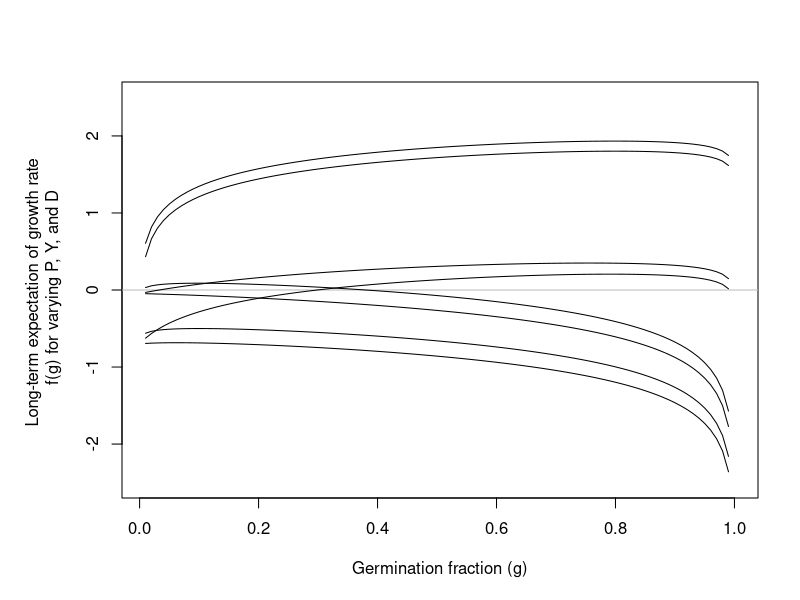

Reproduce this figure in R. (Note: this script raises an error after producing the figure.)
#################################################################################
################################################################################
################################################################################
# Code for reproducing figures from 
# Optimizing Reproduction in a Randomly Varying Environment
# Dan Cohen
# Journal of Theoretical Biology 
# 1966
# Vol 12, p. 119-129
#
# Scripts by Gregor Siegmund
# fausto.siegmund@gmail.com
# last updated 02-24-2020
#################################################################################
#################################################################################
#################################################################################

################################################################################
################################################################################
# Figure 1
################################################################################
################################################################################

par(mfrow=c(1,1))

# Equation 5 
# long term population growth rate
# when Yt = c(0, Y)
# note use of log10
e<-function(G=g,D=d,Y=y,P=py){
  E=(1-P)*log10((1-G)*(1-D)+G*Y[1])+(P)*log10((1-G)*(1-D)+G*Y[2])
  return(E)
}

# script to compute long-term population growth rate
# for combinations of P_y, Y, D, and G
# varying G
v<-function(G=g,D=d,Y=y,P=py){
  l<-list()
  for(i in 1:length(g)){
    l[[i]]<-e(G=g[i],D=D,Y=Y,P=P)
  }
  return(l)
}

# data frame of parameter combinations to create Figure 1
df<-data.frame(py=c(.8,.8,.1,.1,.8,.8,.1,.1),
               y=c(500,500,500,500,5,5,5,5),
               d=c(.1,.8,.1,.8,.1,.8,.1,.8))

# create sequence of germination fractions
g=seq(0.01,1,by=.01)

setwd("~/Dropbox/clarkiaSeedBanks/products/figures")
pdf(file="cohenFigure1.pdf", width=8, height=8)
par(mar=c(5, 6, 4, 2) + 0.1)
plot(g,unlist(v(G=g,D=df$d[1],Y=c(0,df$y[1]),P=df$py[1])),
     type='n',ylim=c(-2.5,2.5),
     xlab="Germination fraction (g)",
     ylab="Long-term expectation of growth rate \n f(g) for varying P, Y, and D")
abline(h=0,col='gray')
for(i in 1:(dim(df)[1])){
  lines(g,unlist(v(G=g,D=df$d[i],Y=c(0,df$y[i]),P=df$py[i])),type='l',pch=16)
}
par(op)
dev.off()

################################################################################
################################################################################
# Figure 2
# one of the parameter combinations appears mislabeled in Cohen
################################################################################
################################################################################

# Equation 5 
# long term population growth rate
# when Yt = c(0, Y)
# note use of log10
e<-function(G=g,D=d,Y=y,P=py){
  E=(1-P)*log10((1-G)*(1-D)+G*Y[1])+(P)*log10((1-G)*(1-D)+G*Y[2])
  return(E)
}

# script to compute long-term population growth rate
# for combinations of P_y, Y, D, and G
# varying D
v<-function(G=g,D=d,Y=y,P=py){
  l<-list()
  for(i in 1:length(d)){
    l[[i]]<-e(G=G,D=d[i],Y=Y,P=P)
  }
  return(l)
}

# data frame of parameter combinations to create Figure 2
df<-data.frame(py=c(.8,.8,.1,.1,.8,.8,.1,.1),
               y=c(500,500,500,500,5,5,5,5),
               g=c(.1,.8,.1,.8,.1,.8,.1,.8))

# create sequence of decay fractions
d=seq(0,1,by=.05)

setwd("~/Dropbox/clarkiaSeedBanks/products/figures")
pdf(file="cohenFigure2.pdf", width=8, height=8)
par(mar=c(5, 6, 4, 2) + 0.1)
plot(-log(1-d),unlist(v(G=df$g[1],D=d,Y=c(0,df$y[1]),P=df$py[1])),
     type='n',ylim=c(-2,2),
     xlab="-ln(1-D)",
     ylab="Long-term expectation of growth rate \n f[-ln(1-d)] for varying P, Y, and G")
abline(h=0,col='gray')
for(i in 1:(dim(df)[1])){
  lines(-log(1-d),unlist(v(G=df$g[i],D=d,Y=c(0,df$y[i]),P=df$py[i])),type='l',pch=16)
}
dev.off()

################################################################################
################################################################################
# Figure 3
# cant quite recreate figure 3 
################################################################################
################################################################################

# Equation 5 
# long term population growth rate
# when Yt = c(0, Y)
# note use of log10
e<-function(G=g,D=d,Y=y,P=py){
  E=(1-P)*log10((1-G)*(1-D))+(P)*log10((1-G)*(1-D)+G*Y[2])
  return(E)
}


# script to compute long-term population growth rate
# for combinations of P_y, Y, D, and G
# varying ln(Y)
v<-function(G=g,D=d,Y=y,P=py){
  l<-list()
  for(i in 1:length(Y)){
    l[[i]]<-e(G=G,D=D,Y=c(0,Y[i]),P=P)
  }
  return(l)
}

# data frame to create Figure 3
df<-data.frame(g=c(.5,.1,.5,.1,.5,.95,.95,.1,.95),
               d=c(.1,.1,.3,.3,.8,.1,.3,.8,.8))

# create combination of parameters 
y = c(2:10 %o% 10^(0:3))
py = .5

# setwd("~/Dropbox/clarkiaSeedBanks/products/figures")
# pdf(file="cohenFigure3.pdf", width=8, height=8)
par(mar=c(5, 6, 4, 2) + 0.1)
plot(log(y),unlist(v(G=df$g[1],D=df$d[1],Y=y,P=py)),type='n',ylim=c(-0.8,1.7),
     xlab="ln(Y)",
     ylab="Long-term expectation of growth rate \n f[ln(Y)] for P = 0.5")
abline(h=0,col='gray')
for(i in 1:(dim(df)[1])){
  lines(log(y),unlist(v(G=df$g[i],D=df$d[i],Y=y,P=py)),type='l',pch=16)
}
# dev.off()

################################################################################
################################################################################
# Figure 4
################################################################################
################################################################################

# Equation 5 
# long term population growth rate
# when Yt = c(0, Y)
# note use of log10
e<-function(G=g,D=d,Y=y,P=py){
  E=(1-P)*log10((1-G)*(1-D))+(P)*log10((1-G)*(1-D)+G*Y[2])
  return(E)
}

# script to compute long-term population growth rate
# for combinations of Py, Y, D, and G
# varying Py
v<-function(G=g,D=d,Y=y,P=py){
  l<-list()
  for(i in 1:length(P)){
    l[[i]]<-e(G=G,D=D,Y=c(0,Y),P=py[i])
  }
  return(l)
}


# data frame for figure 4
df<-data.frame(y=c(100,5,100,5,100,5,100,5),
               d=c(.1,.1,.8,.8,.1,.1,.8,.8),
               g=c(.3,.3,.3,.3,.95,.95,.95,.95))

# generate grid of py 
py = seq(0,1,by=.1)

setwd("~/Dropbox/clarkiaSeedBanks/products/figures")
pdf(file="cohenFigure4.pdf", width=8, height=8)
par(mar=c(5, 6, 4, 2) + 0.1)
plot(py,unlist(v(G=df$g[1],D=df$d[1],Y=df$y[1],P=py)),
     type='n',ylim=c(-2,2), xlab="P(Y)",
     ylab="Long-term expectation of growth rate \n f[P(Y)] for varying Y, D, and G")
abline(h=0,col='gray')
for(i in 1:(dim(df)[1])){
  lines(py,unlist(v(G=df$g[i],D=df$d[i],Y=df$y[i],P=py)),type='l',pch=16)
}
dev.off()

################################################################################
################################################################################
# Figure 5
################################################################################
################################################################################

# equation 8 in Cohen
gmax<-function(D=d,Y=y,P=py){
  g = P - (1-P)*((1-D)/(Y+D-1)) 
  return(g)
}

df<-data.frame(y=c(500,10,2,2,2),
               d=c(.8,.3,.8,.3,.1))

py = seq(0,1,by=.1)

setwd("~/Dropbox/clarkiaSeedBanks/products/figures")
pdf(file="cohenFigure5.pdf", width=8, height=8)
par(mar=c(5, 6, 4, 2) + 0.1)
plot(py,unlist(gmax(D=df$d[1],Y=df$y[1],P=py)),type='n',ylim=c(-1,1),
     xlab='P(good year)',ylab="G*")
abline(h=0,col='gray')
for(i in 1:(dim(df)[1])){
  lines(py,unlist(gmax(D=df$d[i],Y=df$y[i],P=py)),type='l',pch=16)
}
dev.off()


################################################################################
################################################################################
# Figure 7
################################################################################
################################################################################

# equation 4
f<-function(G=g,D=d,Y=y,P=py){
  Fitness=P*log10((1-G)*(1-D)+G*Y)
  return(Fitness)
}

# function development
# g=.5;d=0;y=c(0,10);py=c(0.2,.8)
# f(G=g,D=d,Y=y,P=py)
# c(f(G=g,D=d,Y=y[1],P=py[1]),f(G=g,D=d,Y=y[2],P=py[2]))
# 
# g=0;d=0;y=c(.1,.2,.5,1,2,5,10);py=dnorm(log(y,base=10),mean=0,sd=1)
# sum(f(G=g,D=d,Y=y,P=py))

v<-function(G=g,D=d,Y=y,P=py){
  vec <- c()
  for(i in 1:length(g)){
    vec[i]<-sum(f(G=g[i],D=D,Y=Y,P=P))
  }
  return(vec)
}


# sequence of g and d for plots
g=seq(0,1,by=.01)
d=c(0,.5,.8)

# 7A
# y = c(.1,.2,.5,1,2,5,10)
# ly = log(y,base=10)
# py = c(0.05,.1,.2,.3,.2,.1,.05)
# plot(dnorm(ly,mean=0,sd=1),type='h',lwd=2)
# 
# par(mfrow=c(1,1))
# plot(g,v(G=g,D=0,Y=y,P=py),type='n',ylim=c(-1,.25))
# abline(h=0,col='gray')
# for(i in 1:length(d)){
#   lines(g,unlist(v(G=g,D=d[i],Y=y,P=py)),type='l',pch=16)
#   out<-unlist(v(G=g,D=d[i],Y=y,P=py))
#   points(g[which(out %in% max(out))],max(out),col='red',pch=16)
# }

# Panel A
setwd("~/Dropbox/clarkiaSeedBanks/products/figures")
pdf(file="cohenFigure7A.pdf", width=4, height=8)
par(mfrow=c(3,1))
y = c(.1,.2,.5,1,2,5,10)
ly = log(y,base=10)
py = c(0.05,.1,.2,.3,.2,.1,.05)
#plot(dnorm(ly,mean=0,sd=1),type='h',lwd=2)

# otpimal germination fraction plot
plot(g,v(G=g,D=0,Y=y,P=py),type='n',ylim=c(-1,.25),
     xlab="Germination fraction (G)",
     ylab="Long-term expectation of growth rate f[G]")
abline(h=0,col='gray')
for(i in 1:length(d)){
  lines(g,unlist(v(G=g,D=d[i],Y=y,P=py)),type='l',pch=16)
  out<-unlist(v(G=g,D=d[i],Y=y,P=py))
  points(g[which(out %in% max(out))],max(out),col='red',pch=16)
}

# log base 10 distribution of fitness
plot(log(y,base=10),py,type="h",
     lwd = 4,ylim=c(0,1),
     xlab="Log10(Y)",
     ylab="P(Y)")

# untransformed distribution of fitness
plot(y,py,type="h", lwd = 4,
xlab="Y",
ylab="P(Y)")
dev.off()

# Panel B
setwd("~/Dropbox/clarkiaSeedBanks/products/figures")
pdf(file="cohenFigure7B.pdf", width=4, height=8)
par(mfrow=c(3,1))
y=c(.01,.02,.2,2,20,200)
ly = log(y,base=10)
py = c(0.15,.2,.3,.2,.1,.05)
#py=dnorm(log(y,base=10),mean=log(1),sd=log(2.25))

plot(g,v(G=g,D=0,Y=y,P=py),type='n',ylim=c(-1,.25),
     xlab="Germination fraction (G)",
     ylab="Long-term expectation of growth rate f[G]")
abline(h=0,col='gray')
for(i in 1:length(d)){
  lines(g,unlist(v(G=g,D=d[i],Y=y,P=py)),type='l',pch=16)
  out<-unlist(v(G=g,D=d[i],Y=y,P=py))
  points(g[which(out %in% max(out))],max(out),col='red',pch=16)
}

plot(log(y,base=10),py,type="h", lwd = 4,ylim=c(0,1),
     xlab="Log10(Y)",
     ylab="P(Y)")

plot(y,py,type="h", lwd = 4,
     xlab="Y",
     ylab="P(Y)")

dev.off()

# Panel C
setwd("~/Dropbox/clarkiaSeedBanks/products/figures")
pdf(file="cohenFigure7C.pdf", width=4, height=8)
par(mfrow=c(3,1))
y=c(.01,.1,1,10,100,1000)
ly = log(y,base=10)
py = c(0.15,.2,.3,.2,.1,.05)
#py=dnorm(log(y,base=10),mean=log(1),sd=log(2.25))

plot(g,v(G=g,D=0,Y=y,P=py),type='n',ylim=c(-1,.35),
     xlab="Germination fraction (G)",
     ylab="Long-term expectation of growth rate f[G]")
abline(h=0,col='gray')
for(i in 1:length(d)){
  lines(g,unlist(v(G=g,D=d[i],Y=y,P=py)),type='l',pch=16)
  out<-unlist(v(G=g,D=d[i],Y=y,P=py))
  points(g[which(out %in% max(out))],max(out),col='red',pch=16)
}

plot(log(y,base=10),py,type="h", lwd = 4,ylim=c(0,1),
     xlab="Log10(Y)",
     ylab="P(Y)")

plot(y,py,type="h", lwd = 4,
     xlab="Y",
     ylab="P(Y)")

dev.off()

# Panel D
setwd("~/Dropbox/clarkiaSeedBanks/products/figures")
pdf(file="cohenFigure7D.pdf", width=4, height=8)
par(mfrow=c(3,1))
y=c(.01,.2,10,500,1000)
ly = log(y,base=10)
py = c(0.15,.2,.3,.2,.15)
#py=dnorm(log(y,base=10),mean=log(1),sd=log(2.25))

plot(g,v(G=g,D=0,Y=y,P=py),type='n',ylim=c(-1,1.1),
     xlab="Germination fraction (G)",
     ylab="Long-term expectation of growth rate f[G]")
abline(h=0,col='gray')
for(i in 1:length(d)){
  lines(g,unlist(v(G=g,D=d[i],Y=y,P=py)),type='l',pch=16)
  out<-unlist(v(G=g,D=d[i],Y=y,P=py))
  points(g[which(out %in% max(out))],max(out),col='red',pch=16)
}

plot(log(y,base=10),py,type="h", lwd = 4,ylim=c(0,1),
     xlab="Log10(Y)",
     ylab="P(Y)")

plot(y,py,type="h", lwd = 4,
     xlab="Y",
     ylab="P(Y)")

dev.off()


# par(mfcol=c(2,3))
# 
# seqLen = 50
# y = c(.1,.2,.5,1,2,5,10)
# ly = log(y,base=10)
# py = c(0.05,.1,.2,.3,.2,.1,.05)
# plot(dnorm(ly,mean=0,sd=1),type='h',lwd=2)
# 
# par(mfrow=c(1,1))
# plot(g,v(G=g,D=0,Y=y,P=py),type='n',ylim=c(-2,1))
# abline(h=0,col='gray')
# for(i in 1:length(d)){
#   lines(g,unlist(v(G=g,D=d[i],Y=y,P=py)),type='b',pch=16)
#   out<-unlist(v(G=g,D=d[i],Y=y,P=py))
#   points(g[which(out %in% max(out))],max(out),col='red',pch=16)
# }
# 
# max_g <- function(y,py){
#   out<-unlist(v(G=g,D=d[2],Y=y,P=py))
#   g[which(out %in% max(out))];max(out)
#   x<-seq(-7,7,by=.001)
#   #plot(x,1 - ecdf(log(y,base=10))(x),ylim=c(0,1),type='l')
#   
#   emp=1-ecdf(log(y,base=10))(x)
#   gmax=g[which(out %in% max(out))]
#   return(gmax)
# }
# 
# 
# 
# vals<-exp(seq(log(1,base), log(1000), length.out = seqLen))
# 
# y = list()
# py = list()
# for(i in 1:seqLen){
#   y[[i]] = rnorm(n=100,mean=log(1),sd=log(vals[i]))
#   y[[i]]=10^y[[i]]
#   py[[i]]=dnorm(log(y[[i]],base=10),mean=log(1),sd=log(vals[i]))
# }
# 
# par(mfrow=c(1,1))
# plot(g,v(G=g,D=0,Y=y[[seqLen]],P=py[[seqLen]]),type='n')
# abline(h=0,col='gray')
# for(i in 1:length(py)){
#   lines(g,unlist(v(G=g,D=d[3],Y=y[[i]],P=py[[i]])),type='l',pch=16)
#   out<-unlist(v(G=g,D=d[3],Y=y[[i]],P=py[[i]]))
#   points(g[which(out %in% max(out))],max(out),col='red',pch=16)
# }
# 
# max_g <- function(y,py){
#   out<-unlist(v(G=g,D=d[2],Y=y,P=py))
#   g[which(out %in% max(out))];max(out)
#   x<-seq(-7,7,by=.001)
#   #plot(x,1 - ecdf(log(y,base=10))(x),ylim=c(0,1),type='l')
#   
#   emp=1-ecdf(log(y,base=10))(x)
#   gmax=g[which(out %in% max(out))]
#   return(gmax)
# }
# 
# g_max = mapply(max_g,y,py)
# plot(log(vals),g_max,ylim=c(0,1))
# abline(h=0.5)


### CODE COMMENTED OUT
# par(mfrow=c(3,1))
# y=rnorm(n=100,mean=log(1),sd=log(10));
# y=10^y
# py=dnorm(log(y,base=10),mean=log(1),sd=log(10))
# 
# plot(y,py,type="h", lwd = 1)
# plot(log(y,base=10),py,type="h", lwd = 1,ylim=c(0,1))
# 
# plot(g,v(G=g,D=0,Y=y,P=py),type='n',ylim=c(-40,10))
# abline(h=0,col='gray')
# for(i in 1:length(d)){
#   lines(g,unlist(v(G=g,D=d[i],Y=y,P=py)),type='l',pch=16)
#   out<-unlist(v(G=g,D=d[i],Y=y,P=py))
#   points(g[which(out %in% max(out))],max(out),col='red',pch=16)
# }
# 
# #
# par(mfrow=c(3,1))
# y=rnorm(n=100,mean=log(1),sd=log(10));
# y=10^y
# py=dnorm(log(y,base=10),mean=log(1),sd=log(10))
# 
# plot(g,v(G=g,D=0,Y=y,P=py),type='n',ylim=c(-20,15))
# abline(h=0,col='gray')
# for(i in 1:length(d)){
#   lines(g,unlist(v(G=g,D=d[i],Y=y,P=py)),type='b',pch=16)
#   out<-unlist(v(G=g,D=d[i],Y=y,P=py))
#   points(g[which(out %in% max(out))],max(out),col='red',pch=16)
# }
# 
# out<-unlist(v(G=g,D=d[3],Y=y,P=py))
# g[which(out %in% max(out))];max(out)
# x<-seq(-7,7,by=.1)
# #plot(x,1 - ecdf(log(y,base=10))(x),ylim=c(0,1),type='l')
# 
# emp=1-ecdf(log(y,base=10))(x)
# gmax=g[which(out %in% max(out))]
# min(which(emp<gmax))
# 
# plot(y,py,type="h", lwd = 1)
# abline(v=y[min(which(emp<gmax))],col='red')
# plot(log(y,base=10),py,type="h", lwd = 1,ylim=c(0,1))
# abline(v=log(y,base=10)[min(which(emp<gmax))],col='red')
# 
# # own figure
# seqLen=7
# fromVal=0.01; toVal=200
# y=10^seq(log(fromVal,base=10), log(toVal,base=10), length.out = seqLen)
# y=c(.01,.02,.2,2,20,200)
# #y = c(.1,.2,.5,1,2,5,10)
# ly = log(y,base=10)
# py = c(0.15,.2,.3,.2,.1,.05)
# #py = dnorm(ly,mean=ly[3],sd=2)
# 
# par(mfrow=c(2,1))
# 
# plot(ly,py,type='h',lwd=2)
# 
# plot(g,v(G=g,D=0,Y=y,P=py),type='n',ylim=c(-1,.5))
# abline(h=0,col='gray')
# for(i in 1:length(d)){
#   lines(g,unlist(v(G=g,D=d[i],Y=y,P=py)),type='b',pch=16)
#   out<-unlist(v(G=g,D=d[i],Y=y,P=py))
#   points(g[which(out %in% max(out))],max(out),col='red',pch=16)
# }
# 
# 
# seqLen=7
# fromVal=0.01; toVal=200
# y=10^seq(log(fromVal,base=10), log(toVal,base=10), length.out = seqLen)
# y=c(.01,.02,.2,2,20,200)
# #y = c(.1,.2,.5,1,2,5,10)
# ly = log(y,base=10)
# py = c(0.15,.2,.3,.2,.1,.05)
# #py = dnorm(ly,mean=ly[3],sd=2)
# 
# par(mfrow=c(2,1))
# 
# plot(ly,py,type='h',lwd=2)
# 
# plot(g,v(G=g,D=0,Y=y,P=py),type='n',ylim=c(-1,.5))
# abline(h=0,col='gray')
# for(i in 1:length(d)){
#   lines(g,unlist(v(G=g,D=d[i],Y=y,P=py)),type='b',pch=16)
#   out<-unlist(v(G=g,D=d[i],Y=y,P=py))
#   points(g[which(out %in% max(out))],max(out),col='red',pch=16)
# }
# 
# 
# seqLen=100
# fromVal=0.01; toVal=100
# y=10^seq(log(fromVal,base=10), log(toVal,base=10), length.out = seqLen)
# #y=c(.01,.02,.2,2,20,200)
# #y = c(.1,.2,.5,1,2,5,10)
# ly = log(y,base=10)
# #py = c(0.15,.2,.3,.2,.1,.05)
# py = dnorm(ly,mean=ly[3],sd=2)
# 
# par(mfrow=c(3,1))
# 
# plot(y,py,type='h',lwd=2)
# plot(ly,py,type='h',lwd=2)
# 
# plot(g,v(G=g,D=0,Y=y,P=py),type='n',ylim=c(-20,2))
# abline(h=0,col='gray')
# for(i in 1:length(d)){
#   lines(g,unlist(v(G=g,D=d[i],Y=y,P=py)),type='b',pch=16)
#   out<-unlist(v(G=g,D=d[i],Y=y,P=py))
#   points(g[which(out %in% max(out))],max(out),col='red',pch=16)
# }
